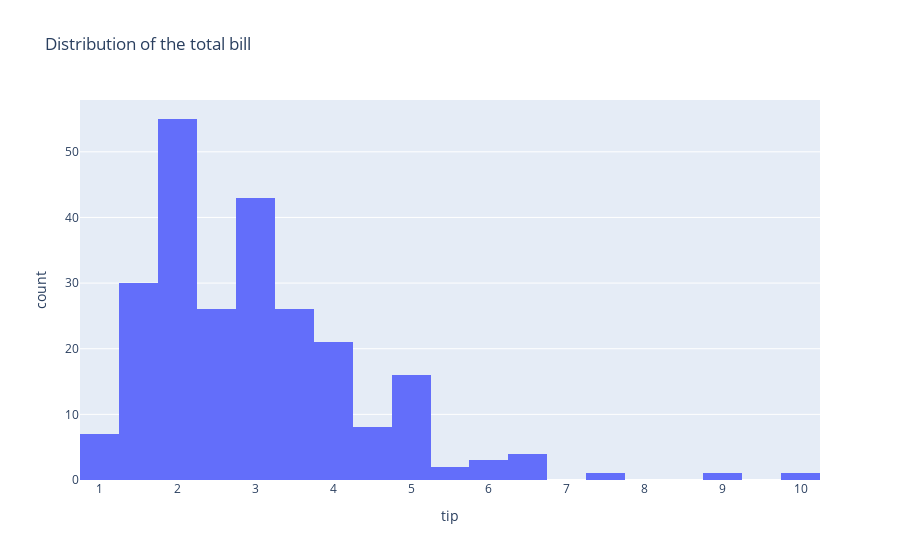
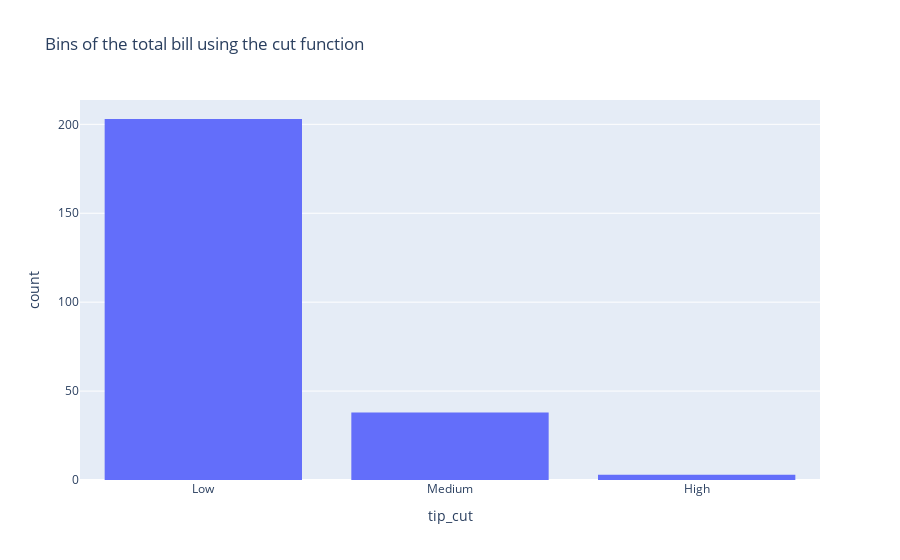
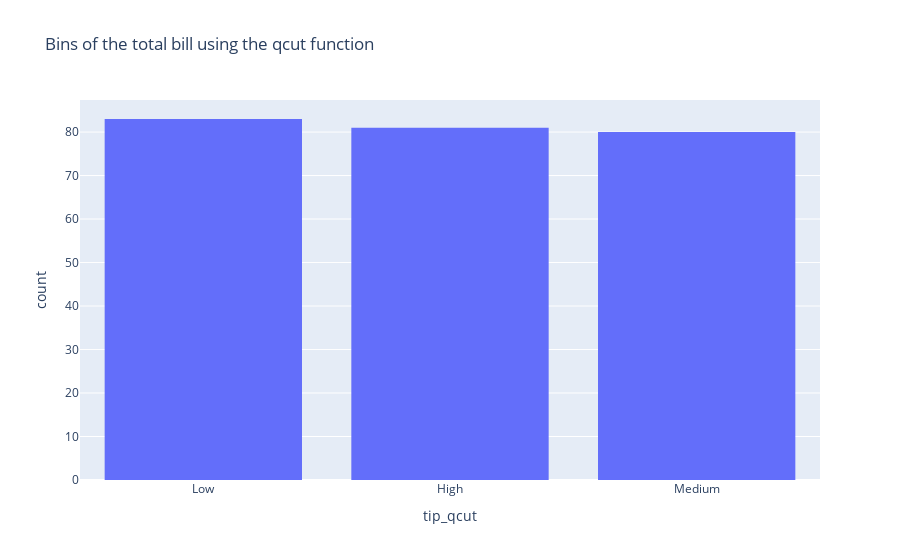

The cell these charts' notebook holds for them, in order:
### Markdown cell above
### Assignment 2.4a

This part of the assignment aims to let you think about different ways of binning data points.
To answer this question, we must first take a number of steps to have the correct information available:

**Step 1)** Quantize the `tip` column into three groups (`Low`, `Medium`, `High`) using **both** the pandas function `.cut` and `.qcut`. Make sure you use `retbins=True` to return the bins in both the `.cut` and `.qcut` functions. You also need to **print** the bins for both `.cut` and `.qcut` functions using the `print` function.

**Step 2)** Make a plot for the `tip` column in the dataset (i.e., the one without quantization) based on the function `px.histogram` from Plotly Express. You need to give the plot a meaningful title.

**Step 3)** Make another two histogram plots for the **quantized variant** of the `tip` column: one from the `.cut` function, and another one from the `.qcut` function. You need to give each plot a meaningful title.

In total, you should have **two printed messages** and create **three plots** for this part of the assignment. Your plots should look like the followings:

<img src="distribution1.png">
<img src="distribution2.png">
<img src="distribution3.png">

**Question)** Now compare the two printed messages and three plots, answer the following questions. Explain in total no more than 100 words.
- What do you notice about how the distribution of the quantized data differs from the original data? Discuss this for both the `.cut` and `.qcut` functions.
- Why may we want to quantize data in different ways?

### Code cell
# Code for assignment 2.4a in this cell

# Stap 1: Quantisize tip column met .cut and .qcut
tips_df = pd.read_csv('https://raw.githubusercontent.com/pandas-dev/pandas/main/pandas/tests/io/data/csv/tips.csv')

cut_bins, cut_labels = pd.cut(tips_df['tip'], bins=3, labels=["Low", "Medium", "High"], retbins=True)
qcut_bins, qcut_labels = pd.qcut(tips_df['tip'], q=3, labels=["Low", "Medium", "High"], retbins=True)

# Print bins voor .cut and .qcut
print("Bins for .cut:")
print(cut_bins)
print("Bins for .qcut:")
print(qcut_bins)

# Stap 2: Creeer een plot voor tip column zonder quantization
fig = px.histogram(tips_df, x='tip', title='Distribution of the total bill')
fig.show()

# Stap 3: Creeer histogram plots voor quantized tip column met .cut and .qcut
fig_cut = px.histogram(x=cut_bins, title='Bins of the total bill using the cut function')
fig_cut.update_layout(xaxis=dict(title='tip_cut'))
fig_cut.show()

fig_qcut = px.histogram(x=qcut_bins, title='Bins of the total bill using the qcut function')
fig_qcut.update_layout(xaxis=dict(title='tip_qcut'))
fig_qcut.show()

### Figure 1 — Plotly figure (JSON) as saved in the notebook; plotly's stock layout.template omitted (floating-point values rounded to 4 significant figures; data arrays with more than 128 entries replaced by an {"elided": "..."} marker saying what was removed)
{"data": [{"alignmentgroup": "True", "bingroup": "x", "hovertemplate": "tip=%{x}<br>count=%{y}<extra></extra>", "legendgroup": "", "marker": {"color": "#636efa", "pattern": {"shape": ""}}, "name": "", "offsetgroup": "", "orientation": "v", "showlegend": false, "type": "histogram", "x": {"elided": "244 float values"}, "xaxis": "x", "yaxis": "y"}], "layout": {"barmode": "relative", "legend": {"tracegroupgap": 0}, "title": {"text": "Distribution of the total bill"}, "xaxis": {"anchor": "y", "domain": [0, 1], "title": {"text": "tip"}}, "yaxis": {"anchor": "x", "domain": [0, 1], "title": {"text": "count"}}}}

### Figure 2 — Plotly figure (JSON) as saved in the notebook; plotly's stock layout.template omitted (floating-point values rounded to 4 significant figures; data arrays with more than 128 entries replaced by an {"elided": "..."} marker saying what was removed)
{"data": [{"alignmentgroup": "True", "bingroup": "x", "hovertemplate": "x=%{x}<br>count=%{y}<extra></extra>", "legendgroup": "", "marker": {"color": "#636efa", "pattern": {"shape": ""}}, "name": "", "offsetgroup": "", "orientation": "v", "showlegend": false, "type": "histogram", "x": {"elided": "244 str values"}, "xaxis": "x", "yaxis": "y"}], "layout": {"barmode": "relative", "legend": {"tracegroupgap": 0}, "title": {"text": "Bins of the total bill using the cut function"}, "xaxis": {"anchor": "y", "domain": [0, 1], "title": {"text": "tip_cut"}}, "yaxis": {"anchor": "x", "domain": [0, 1], "title": {"text": "count"}}}}

### Figure 3 — Plotly figure (JSON) as saved in the notebook; plotly's stock layout.template omitted (floating-point values rounded to 4 significant figures; data arrays with more than 128 entries replaced by an {"elided": "..."} marker saying what was removed)
{"data": [{"alignmentgroup": "True", "bingroup": "x", "hovertemplate": "x=%{x}<br>count=%{y}<extra></extra>", "legendgroup": "", "marker": {"color": "#636efa", "pattern": {"shape": ""}}, "name": "", "offsetgroup": "", "orientation": "v", "showlegend": false, "type": "histogram", "x": {"elided": "244 str values"}, "xaxis": "x", "yaxis": "y"}], "layout": {"barmode": "relative", "legend": {"tracegroupgap": 0}, "title": {"text": "Bins of the total bill using the qcut function"}, "xaxis": {"anchor": "y", "domain": [0, 1], "title": {"text": "tip_qcut"}}, "yaxis": {"anchor": "x", "domain": [0, 1], "title": {"text": "count"}}}}
